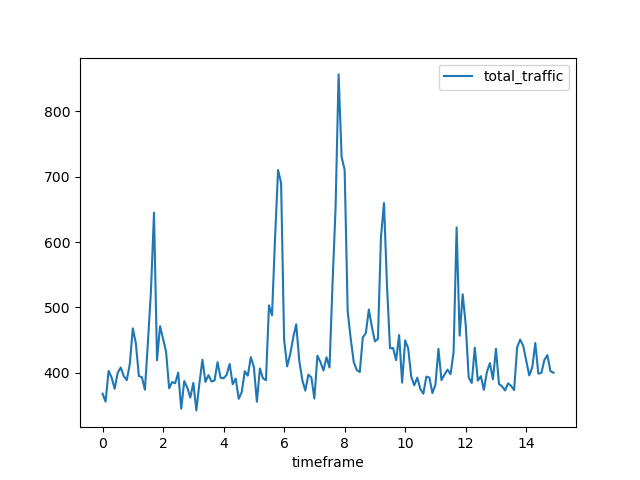

Reproduce this figure in Python.
import numpy as np
import pandas as pd

# state name of file to use
FILENAME = 'SFlow_Data_lab4.csv'

# read from CSV file
matrix = np.genfromtxt(FILENAME, delimiter=',', dtype=None, encoding='utf-8')

# put data into a DataFrame + clean up + add headers
df = pd.DataFrame(data=matrix)
df = df.drop(df.columns[len(df.columns)-1], axis=1)
df.columns = [    
    "Type", "sflow_agent_address", "inputPort", "outputPort", "src_MAC", "dst_MAC",
    "ethernet_type", "in_vlan", "out_vlan", "src_IP", "dst_IP", "IP_protocol", "ip_tos", "ip_ttl", 
    "udp_src_port/tcp_src_port/icmp_type", "udp_dst_port/tcp_dst_port/icmp_code",
    "tcp_flags", "packet_size", "IP_size", "sampling_rate"
]
df.index.names = ['id']


"""
Measuring the average traffic per 100 millisecond (TP100mS) to determine peak network traffic

Assumptions:
- Data is collected over 15 seconds
- IP packets are evenly spread out and distributed over the 15 seconds
"""

import matplotlib.pyplot as plt

# create new DataFrame with the columns "timeframe" amd "total traffic" (in MB)
df_TP100mS = pd.DataFrame(columns = ['timeframe', 'total_traffic'])

# split dataframe into 150 equal portion
list_df = np.array_split(df, 150)
for i in range(len(list_df)):
    df_i = list_df[i]
    total_traffic = df_i['IP_size'].sum() * 1000 * 10**(-6)
    df_TP100mS.loc[len(df_TP100mS)] = [i/10, total_traffic]

# find peak traffic by sorting dataframe
peak_traffic = df_TP100mS['total_traffic'].max()
print("Peak traffic: {} MB".format(peak_traffic))

# find average (median) traffic
average_traffic = df_TP100mS['total_traffic'].median()
print("Average traffic: {} MB".format(average_traffic))

# plot and display results in a graph
ax = plt.gca()
df_TP100mS.plot(kind='line', x='timeframe', y='total_traffic', ax=ax)
plt.show()
